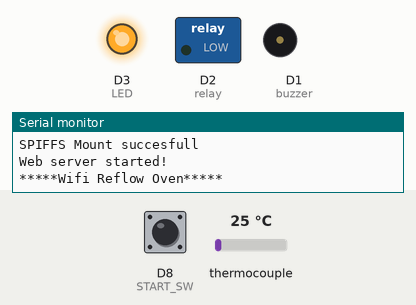
This sketch was run on a simulated ESP8266 (Wemos D1 mini). Parts: switched loads named in the sketch (green lamp = pin HIGH), output pins drawn as LEDs (lit = HIGH), buzzer (waves = sounding), the last lines printed to the serial monitor. The inputs (shaded band) are chosen by the test bench; at power-on: D8 (START_SW) HIGH, thermocouple 25 °C. WiFi joins after 1.5 s; servers stay silent unless stated; storage starts empty.

Above: at 2.8 s.
2.9 s: D8 (START_SW) pulled LOW for 0.15 s
At 4.8 s:
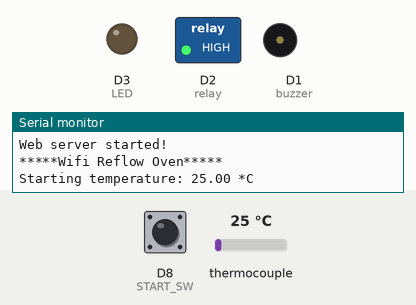
5.1 s: thermocouple set to 193 °C
At 7.3 s:
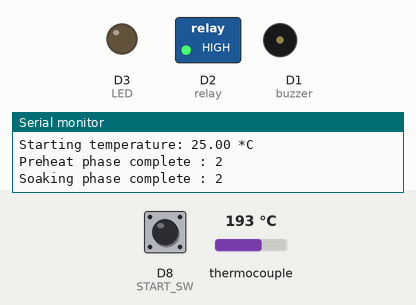
8.2 s: thermocouple set to 201 °C
At 9.6 s:
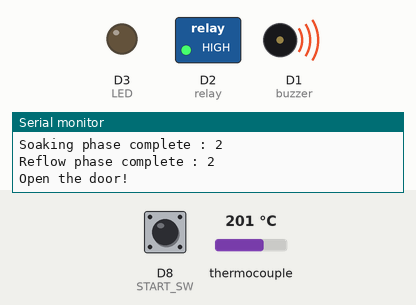
10.1 s: thermocouple set to 103 °C
12.1 s: thermocouple set to 96 °C
At 15.9 s:
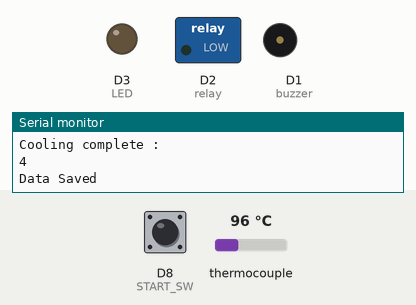
16.3 s: D8 (START_SW) pulled LOW for 1 s
At 17.3 s:
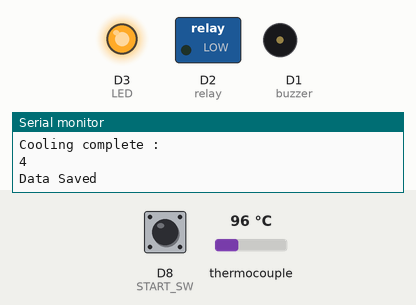
Timing chart, 0 to 19.3 s (numbered marks = the images above; inputs shaded):
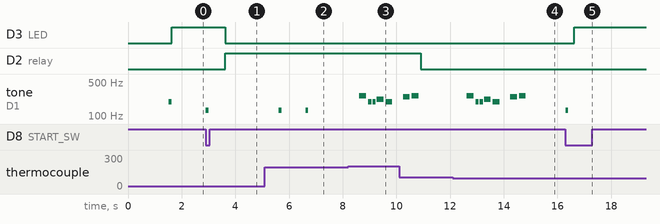

Measured:
- the behaviour switches between 195 and 196 °C on thermocouple (found by bisection; images 2 and 3)
- the behaviour switches between 101 and 100 °C on thermocouple (found by bisection; images 3 and 4)
- after the input at 2.9 s, D3 (LED): HIGH → LOW after 0.72 s; D2 (relay): LOW → HIGH after 0.73 s; tone on D1 (buzzer): silent → 131 Hz at once, → silent 0.10 s later
- after the input at 5.1 s, tone on D1 (buzzer): alternates 131 Hz for 0.10 s and silent for 0.90 s, starting after 0.53 s
- after the input at 8.2 s, tone on D1 (buzzer): plays 262 Hz for 0.25 s, 196 Hz for 0.12 s, 196 Hz for 0.12 s, 220 Hz for 0.25 s, 196 Hz for 0.25 s, starting after 0.43 s
- after the input at 12.1 s, tone on D1 (buzzer): plays 262 Hz for 0.25 s, 196 Hz for 0.12 s, 196 Hz for 0.12 s, 220 Hz for 0.25 s, 196 Hz for 0.25 s, 247 Hz for 0.25 s … (7 notes in this stretch), starting after 0.53 s
- after the input at 16.3 s, D3 (LED): LOW → HIGH after 0.32 s; tone on D1 (buzzer): silent → 131 Hz at once, → silent 0.10 s later

The sketch:

Wifi_Reflowduino.ino
```cpp
// (licence header left out)
#include <Ticker.h>
#include <ArduinoOTA.h>
#include <ESP8266mDNS.h>
#include <WiFiUdp.h>
#include <ArduinoJson.h>
#include <ESP8266WiFi.h>
#include <WiFiClient.h>
#include <ESP8266WebServer.h>
#include <FS.h>
#include <Adafruit_MAX31865.h> // PT100 RTD Temprature Sensor
#include <PID_v1.h> // Library for PID control
#include "pitches.h" // Includes the different notes for the buzzer
#include "states.h"


//#define DEBUG
// Define pins
#define buzzer D1
#define relay D2
#define LED D3 // This LED is used to indicate if the reflow process is underway
#define MAX_CS D4 // MAX31855 chip select pin
#define START_SW D8

//PT100 Setup
// Wemos SPI: CS, DI, DO, CLK
//            D4, D7, D6, D5
Adafruit_MAX31865 PT_Sensor = Adafruit_MAX31865(MAX_CS);

#define RREF  430.0 // The value of the Rref resistor. Use 430.0 for PT100 and 4300.0 for PT1000 - 'nominal' 0-degrees-C resistance of the sensor
#define RNOMINAL  100.0 // 100.0 for PT100, 1000.0 for PT1000

// Define reflow temperature profile parameters (in *C)
// If needed, define a subtraction constant to compensate for overshoot:
#define T_const 4 // From testing, overshoot was about 5-6*C

//Profiles (todo.. move to spiff

// Standard lead-free solder paste (melting point around 215*C)
//#define T_preheat 150
//#define T_soak 217
//#define T_reflow 249 - T_const

// "Low-temp" lead-free solder paste (melting point around 138*C)
//#define T_preheat 90
//#define T_soak 138
//#define T_reflow 165 - T_const

// Test values to make sure your Reflowduino is actually working
//#define T_preheat 50
//#define T_soak 80
//#define T_reflow 100 - T_const

// SN63/Pb37 Profile
#define T_cool 100 // Safe temperature at which the board is "ready" (dinner bell sounds!)
#define preheat_rate 2 // Increase of 1-3 *C/s
#define T_preheat 125
#define soak_rate 0.7 // Increase of 0.5-1 *C/s
#define T_soak 175
#define reflow_rate 2 // Increase of 1-3 *C/s
#define T_reflow 200 - T_const
#define cool_rate -4 // Decrease of < 6 *C/s max to prevent thermal shock. Negative sign indicates decrease

//PID todo - move to spiff for tuning

// Define PID parameters. The gains depend on your particular setup
// but these values should be good enough to get you started
#define PID_sampleTime 1000 // 1000ms = 1s
// Preheat phase
#define Kp_preheat 150
#define Ki_preheat 0
#define Kd_preheat 100
// Soak phase
#define Kp_soak 200
#define Ki_soak 0.05
#define Kd_soak 300
// Reflow phase
#define Kp_reflow 300
#define Ki_reflow 0.05
#define Kd_reflow 350

double temperature, output, setPoint; // Input, output, set point
PID myPID(&temperature, &output, &setPoint, Kp_preheat, Ki_preheat, Kd_preheat, DIRECT);
double max_temp = 0;

bool cleararray = true;
bool key_beep = false;
bool measure = false;

int windowSize = 2000;
double T_start; // Starting temperature before reflow process
unsigned long t_start = 0; // For keeping time during reflow process
unsigned long previousMillis = 0;
unsigned long duration, t_final, windowStartTime, timer;
unsigned long preheat_duration, soak_duration, reflow_duration, cool_duration,save_duration;

#ifdef DEBUG
#define Report_delay 2000
unsigned long debug_previous = 0;
#endif // DEBUG

//Wifi setup
const char* ssid = "DHIOTS";
const char* password = "IOTConnect456";
ESP8266WebServer server(80);   //instantiate server at port 80 (http port)

String page = "";
String text = "";
double data;

//Json

StaticJsonBuffer<200> jsonBuffer;
JsonObject& root = jsonBuffer.createObject();
char JSONmessageBuffer[300];

StaticJsonBuffer<5000> JsonchartBuffer;
JsonObject& chart = JsonchartBuffer.createObject();
char chartMessageBuffer[5000];

JsonArray& chartTime = chart.createNestedArray("time");
JsonArray& chartTemp = chart.createNestedArray("temp");

//Timer
Ticker measure_temp;
unsigned int sample_count = 0;

File f;

void setup() {
	Serial.begin(74880); // This should be different from the Bluetooth baud rate
	while (!Serial) continue;

	WiFi.begin(ssid, password); //begin WiFi connection
	Serial.println("");

	// Wait for connection
	while (WiFi.status() != WL_CONNECTED) {
		delay(500);
		Serial.print(".");
	}

	Serial.println("");
	Serial.print("Connected to ");
	Serial.println(ssid);
	Serial.print("IP address: ");
	Serial.println(WiFi.localIP());

	// Port defaults to 8266
	// ArduinoOTA.setPort(8266);

	// Set Hostname.

	// Hostname defaults to esp8266-[ChipID]
	//String hostname = "rOven-" + String(ESP.getChipId(), HEX);
	//ArduinoOTA.setHostname((const char *)hostname.c_str());

	// No authentication by default
	//ArduinoOTA.setPassword((const char *)"YishunLab114");

	// Password can be set with it's md5 value as well
	// MD5(admin) = 21232f297a57a5a743894a0e4a801fc3
	// ArduinoOTA.setPasswordHash("21232f297a57a5a743894a0e4a801fc3");

	ArduinoOTA.onStart([]() {
		String type;
		if (ArduinoOTA.getCommand() == U_FLASH) {
			type = "sketch";
		}
		else { // U_SPIFFS
			type = "filesystem";
		}

		// NOTE: if updating SPIFFS this would be the place to unmount SPIFFS using SPIFFS.end()
		Serial.println("Start updating " + type);
	});

	ArduinoOTA.onEnd([]() {
		Serial.println("\nEnd");
	});

	ArduinoOTA.onProgress([](unsigned int progress, unsigned int total) {
		Serial.printf("Progress: %u%%\r", (progress / (total / 100)));
	});

	ArduinoOTA.onError([](ota_error_t error) {
		Serial.printf("Error[%u]: ", error);
		if (error == OTA_AUTH_ERROR) Serial.println("Auth Failed");
		else if (error == OTA_BEGIN_ERROR) Serial.println("Begin Failed");
		else if (error == OTA_CONNECT_ERROR) Serial.println("Connect Failed");
		else if (error == OTA_RECEIVE_ERROR) Serial.println("Receive Failed");
		else if (error == OTA_END_ERROR) Serial.println("End Failed");
	});

	ArduinoOTA.begin();

	if (!SPIFFS.begin())
	{
		// Serious problem
		Serial.println("SPIFFS Mount failed");
	}
	else {
		Serial.println("SPIFFS Mount succesfull");
	}

	server.serveStatic("/", SPIFFS, "/index.html");
	server.serveStatic("/chart.json", SPIFFS, "/chart.json");

	server.on("/data.json", []() {
		root.printTo(JSONmessageBuffer, sizeof(JSONmessageBuffer));
		//Serial.println(JSONmessageBuffer);
		server.send(200, "application/json", JSONmessageBuffer);
	});

	server.begin();
	Serial.println("Web server started!");
	Serial.println();

#ifdef buzzer
	pinMode(buzzer, OUTPUT);
	tone(buzzer, NOTE_G3, 100);
	delay(100);
	noTone(buzzer);
#endif // buzzer

	//playTune(doneDealMelody); // Play the buzzer melody

	pinMode(LED, OUTPUT);
	pinMode(relay, OUTPUT);

	digitalWrite(LED, HIGH); // inverted
	digitalWrite(relay, LOW); // Set default relay state to OFF

	attachInterrupt(START_SW, toggle_sw, FALLING);

	PT_Sensor.begin(MAX31865_3WIRE);  // set to 2WIRE or 4WIRE as necessary

	myPID.SetOutputLimits(0, windowSize);
	myPID.SetSampleTime(PID_sampleTime);
	myPID.SetMode(AUTOMATIC); // Turn on PID control

	//setup timer
	measure_temp.attach(1, measureIsr);//tickerObj.attach(timeInSecs,isrFunction)

  //  while (!Serial) delay(1); // OPTIONAL: Wait for serial to connect
	Serial.println("*****Wifi Reflow Oven*****");
}

void measureIsr() {
	measure = true;
	//Serial.println("tik");
}

void loop() {
	ArduinoOTA.handle();

	if (key_beep) {
		tone(buzzer, NOTE_C3, 100);
		delay(100);
		noTone(buzzer);
		key_beep = false;
	}

	// measure once per sec.
	if (measure) {
		measure = false;

		/***************************** MEASURE TEMPERATURE *****************************/
		temperature = PT_Sensor.temperature(RNOMINAL, RREF);
		if (temperature > max_temp) max_temp = temperature;

		root["temp"] = temperature;
		root["max_temp"] = max_temp;
		root["phase"] = states_name[status];
		//root["time"] = duration/1000;

		// collect chgart data only when inoperation
		if (status > idle &&  status < save_data) {
			//clear array
			if (cleararray) {
				cleararray = false;
				JsonchartBuffer.clear();
				sample_count = 0;
				JsonObject& chart = JsonchartBuffer.createObject();
				JsonArray& chartTime = chart.createNestedArray("time");
				JsonArray& chartTemp = chart.createNestedArray("temp");
			}
			else {
				chartTime.add(sample_count++);
				chartTemp.add(temperature);
				//chart.prettyPrintTo(Serial);
				//Serial.println();

			}
		}

		uint8_t fault = PT_Sensor.readFault();

		if (fault) status = rtd_fault;

		// Process
		switch (status)
		{
		case idle:
			digitalWrite(LED, HIGH); // Red LED indicates reflow is underway
			setPoint = 0;
			break;

		case preheat:
			digitalWrite(LED, LOW); // Red LED indicates reflow is underway

			if (temperature >= T_preheat) { // Check if the current phase was just completed
				duration = millis() - t_start; // reset duration for the next phase
				preheat_duration = duration/1000; // record preheat duration
				t_start = millis(); // Reset timer for next phase
				myPID.SetTunings(Kp_soak, Ki_soak, Kd_soak); // set tuning for next phase
				Serial.print("Preheat phase complete : ");
				Serial.println(preheat_duration);
				phase_beep();
				status = soak;
			}
			else {
				// Calculate the projected final time based on temperature points and temperature rates
				t_final = (T_preheat - T_start) / preheat_rate + t_start;
				// Calculate desired temperature at that instant in time using linear interpolation
				setPoint = duration * (T_preheat - T_start) / (t_final - t_start);
			}

			break;

		case soak:
			digitalWrite(LED, LOW); // Red LED indicates reflow is underway
			if (temperature >= T_soak) {
				duration = millis() - t_start; // reset duration for the next phase
				soak_duration = duration/1000; // record preheat duration
				t_start = millis(); // Reset timer for next phase
				myPID.SetTunings(Kp_reflow, Ki_reflow, Kd_reflow); // set tuning for next phase
				Serial.print("Soaking phase complete : ");
				Serial.println(preheat_duration);
				phase_beep();
				status = reflow;
			}
			else {
				t_final = (T_soak - T_start) / soak_rate + t_start;
				setPoint = duration * (T_soak - T_start) / (t_final - t_start);
			}
			break;

		case reflow:
			digitalWrite(LED, LOW); // Red LED indicates reflow is underway
			if (temperature >= T_reflow) {
				duration = millis() - t_start; // reset duration for the next phase
				reflow_duration = duration/1000; // record preheat duration
				t_start = millis(); // Reset timer for next phase
				myPID.SetTunings(Kp_preheat, Ki_preheat, Kd_preheat); // set tuning for next phase
				Serial.print("Reflow phase complete : ");
				Serial.println(reflow_duration);
				Serial.println("Open the door! ");
				Door_Beep();
				status = cool;
			}
			else {
				t_final = (T_reflow - T_start) / reflow_rate + t_start;
				setPoint = duration * (T_reflow - T_start) / (t_final - t_start);
			}

			break;

		case cool:
			digitalWrite(LED, LOW); // Red LED indicates reflow is underway

			if (temperature <= T_cool) {
				duration = millis() - t_start; // reset duration for the next phase
				cool_duration = duration/1000; // reset duration for the next phase
				t_start = millis(); // Reset timer for next phase
				Serial.println("Cooling complete : ");
				Serial.println(cool_duration);
				Done_Beep(); // Play the buzzer melody
				status = save_data;
			}
			else {
				digitalWrite(relay, HIGH); //cooling - just turn off the heaters.
				setPoint = 0;
			}
			break;

		case save_data:
			f = SPIFFS.open("/chart.json", "w");
			if (!f) {
				Serial.println("Cannot open file");
			}
			else {
				chart.printTo(chartMessageBuffer, sizeof(chartMessageBuffer));
				f.print(chartMessageBuffer);
				//Serial.println(chartMessageBuffer);
				f.close();
				Serial.println("Data Saved");

			}
			duration = millis() - t_start; // reset duration for the next phase
			save_duration = duration / 1000; // reset duration for the next phase
			t_start = millis(); // Reset timer for next phase
			status = ended;
		case ended:
			if ((millis() - t_start) > 10000) {
				status = idle;
			}
			break;

		case rtd_fault:
			Serial.println("Invalid reading, check RTD!");
			Serial.print("Fault 0x"); Serial.println(fault, HEX);
			if (fault & MAX31865_FAULT_HIGHTHRESH) {
				Serial.println("RTD High Threshold");
			}
			if (fault & MAX31865_FAULT_LOWTHRESH) {
				Serial.println("RTD Low Threshold");
			}
			if (fault & MAX31865_FAULT_REFINLOW) {
				Serial.println("REFIN- > 0.85 x Bias");
			}
			if (fault & MAX31865_FAULT_REFINHIGH) {
				Serial.println("REFIN- < 0.85 x Bias - FORCE- open");
			}
			if (fault & MAX31865_FAULT_RTDINLOW) {
				Serial.println("RTDIN- < 0.85 x Bias - FORCE- open");
			}
			if (fault & MAX31865_FAULT_OVUV) {
				Serial.println("Under/Over voltage");
			}

			tone(buzzer, NOTE_C3, 2000);
			delay(2000);
			noTone(buzzer);

			PT_Sensor.clearFault();
			Serial.println();
			break;
		}

		duration = millis() - t_start; // reset duration for the next phase

		// Compute PID output (from 0 to windowSize) and control relay accordingly
		myPID.Compute(); // This will only be evaluated at the PID sampling rate

		if (millis() - windowStartTime >= windowSize) windowStartTime += windowSize; // Shift the time window

		if (output > millis() - windowStartTime) digitalWrite(relay, HIGH); // If HIGH turns on the relay
		else digitalWrite(relay, LOW);

#ifdef DEBUG
			//uint16_t rtd = PT_Sensor.readRTD();
			//float ratio = rtd;
			//ratio /= 32768;

			//Serial.print("RTD value: "); Serial.println(rtd);
			//Serial.print("Ratio = "); Serial.println(ratio, 8);
			//Serial.print("Resistance = "); Serial.println(RREF*ratio, 8);

			Serial.println();
			//Serial.print("Temperature = "); Serial.println(temperature);
			//Serial.print("Max Temperature = "); Serial.println(max_temp);
			Serial.print("Setpoint = "); Serial.println(setPoint);
			Serial.print("Duration = "); Serial.println(duration / 1000);
			//Serial.print("PID Output = "); Serial.println(output);

			Serial.print("Reflow Status is "); Serial.println(states_name[status]);
			Serial.println();
#endif // DEBUG
	} // measure

	server.handleClient();
}

///Beeps

void Door_Beep() {

	// This melody plays at the very end when it's safe to take your PCB's!
	int Melody[] = { NOTE_C4, NOTE_G3, NOTE_G3, NOTE_A3, NOTE_G3, 0, NOTE_B3, NOTE_C4 };

	// Note durations: 4 = quarter note, 8 = eighth note, etc.
	int noteDurations[] = { 4, 8, 8, 4, 4, 4, 4, 4 };

	// Iterate over the notes of the melody:
	for (int thisNote = 0; thisNote < 8; thisNote++) {
		// To calculate the note duration, take one second divided by the note type
		// e.g. quarter note = 1000 / 4, eighth note = 1000/8, etc.
		int noteDuration = 1000 / noteDurations[thisNote];
		tone(buzzer, Melody[thisNote], noteDuration);

		// To distinguish the notes, set a minimum time between them.
		// the note's duration + 30% seems to work well:
		int pauseBetweenNotes = noteDuration * 1.30;
		delay(pauseBetweenNotes);
		// stop the tone playing:
		noTone(buzzer);
	}
}

void Done_Beep() {

	// This melody plays at the very end when it's safe to take your PCB's!
	int Melody[] = { NOTE_C4, NOTE_G3, NOTE_G3, NOTE_A3, NOTE_G3, 0, NOTE_B3, NOTE_C4 };

	// Note durations: 4 = quarter note, 8 = eighth note, etc.
	int noteDurations[] = { 4, 8, 8, 4, 4, 4, 4, 4 };

	// Iterate over the notes of the melody:
	for (int thisNote = 0; thisNote < 8; thisNote++) {
		// To calculate the note duration, take one second divided by the note type
		// e.g. quarter note = 1000 / 4, eighth note = 1000/8, etc.
		int noteDuration = 1000 / noteDurations[thisNote];
		tone(buzzer, Melody[thisNote], noteDuration);

		// To distinguish the notes, set a minimum time between them.
		// the note's duration + 30% seems to work well:
		int pauseBetweenNotes = noteDuration * 1.30;
		delay(pauseBetweenNotes);
		// stop the tone playing:
		noTone(buzzer);
	}
}

void phase_beep() {
	tone(buzzer, NOTE_C3, 100);
	delay(100);
	noTone(buzzer);
}

void toggle_sw() {
	key_beep = true;

	if (status == idle) {

		//Serial.print("Starting temperature: ");
		//Serial.print(T_start);
		//Serial.println(" *C");
		//status = ended;
		//t_start = millis(); // Reset timer for next phase
		cleararray = true;
		t_start = millis(); // Begin timers
		windowStartTime = millis();
		T_start = temperature;
		//duration = millis() - t_start; //set duration for preheat
		Serial.print("Starting temperature: ");
		Serial.print(T_start);
		Serial.println(" *C");
		status = preheat;
	}
	else status = idle;
}
```

pitches.h
```cpp
/*************************************************
 * Public Constants
 *************************************************/

#define NOTE_B0  31
#define NOTE_C1  33
#define NOTE_CS1 35
#define NOTE_D1  37
#define NOTE_DS1 39
#define NOTE_E1  41
#define NOTE_F1  44
#define NOTE_FS1 46
#define NOTE_G1  49
#define NOTE_GS1 52
#define NOTE_A1  55
#define NOTE_AS1 58
#define NOTE_B1  62
#define NOTE_C2  65
#define NOTE_CS2 69
#define NOTE_D2  73
#define NOTE_DS2 78
#define NOTE_E2  82
#define NOTE_F2  87
#define NOTE_FS2 93
#define NOTE_G2  98
#define NOTE_GS2 104
#define NOTE_A2  110
#define NOTE_AS2 117
#define NOTE_B2  123
#define NOTE_C3  131
#define NOTE_CS3 139
#define NOTE_D3  147
#define NOTE_DS3 156
#define NOTE_E3  165
#define NOTE_F3  175
#define NOTE_FS3 185
#define NOTE_G3  196
#define NOTE_GS3 208
#define NOTE_A3  220
#define NOTE_AS3 233
#define NOTE_B3  247
#define NOTE_C4  262
#define NOTE_CS4 277
#define NOTE_D4  294
#define NOTE_DS4 311
#define NOTE_E4  330
#define NOTE_F4  349
#define NOTE_FS4 370
#define NOTE_G4  392
#define NOTE_GS4 415
#define NOTE_A4  440
#define NOTE_AS4 466
#define NOTE_B4  494
#define NOTE_C5  523
#define NOTE_CS5 554
#define NOTE_D5  587
#define NOTE_DS5 622
#define NOTE_E5  659
#define NOTE_F5  698
#define NOTE_FS5 740
#define NOTE_G5  784
#define NOTE_GS5 831
#define NOTE_A5  880
#define NOTE_AS5 932
#define NOTE_B5  988
#define NOTE_C6  1047
#define NOTE_CS6 1109
#define NOTE_D6  1175
#define NOTE_DS6 1245
#define NOTE_E6  1319
#define NOTE_F6  1397
#define NOTE_FS6 1480
#define NOTE_G6  1568
#define NOTE_GS6 1661
#define NOTE_A6  1760
#define NOTE_AS6 1865
#define NOTE_B6  1976
#define NOTE_C7  2093
#define NOTE_CS7 2217
#define NOTE_D7  2349
#define NOTE_DS7 2489
#define NOTE_E7  2637
#define NOTE_F7  2794
#define NOTE_FS7 2960
#define NOTE_G7  3136
#define NOTE_GS7 3322
#define NOTE_A7  3520
#define NOTE_AS7 3729
#define NOTE_B7  3951
#define NOTE_C8  4186
#define NOTE_CS8 4435
#define NOTE_D8  4699
#define NOTE_DS8 4978
```

states.c
```cpp
//
//
//

#include "states.h"
```

Source omitted: states.h (293 bytes)
